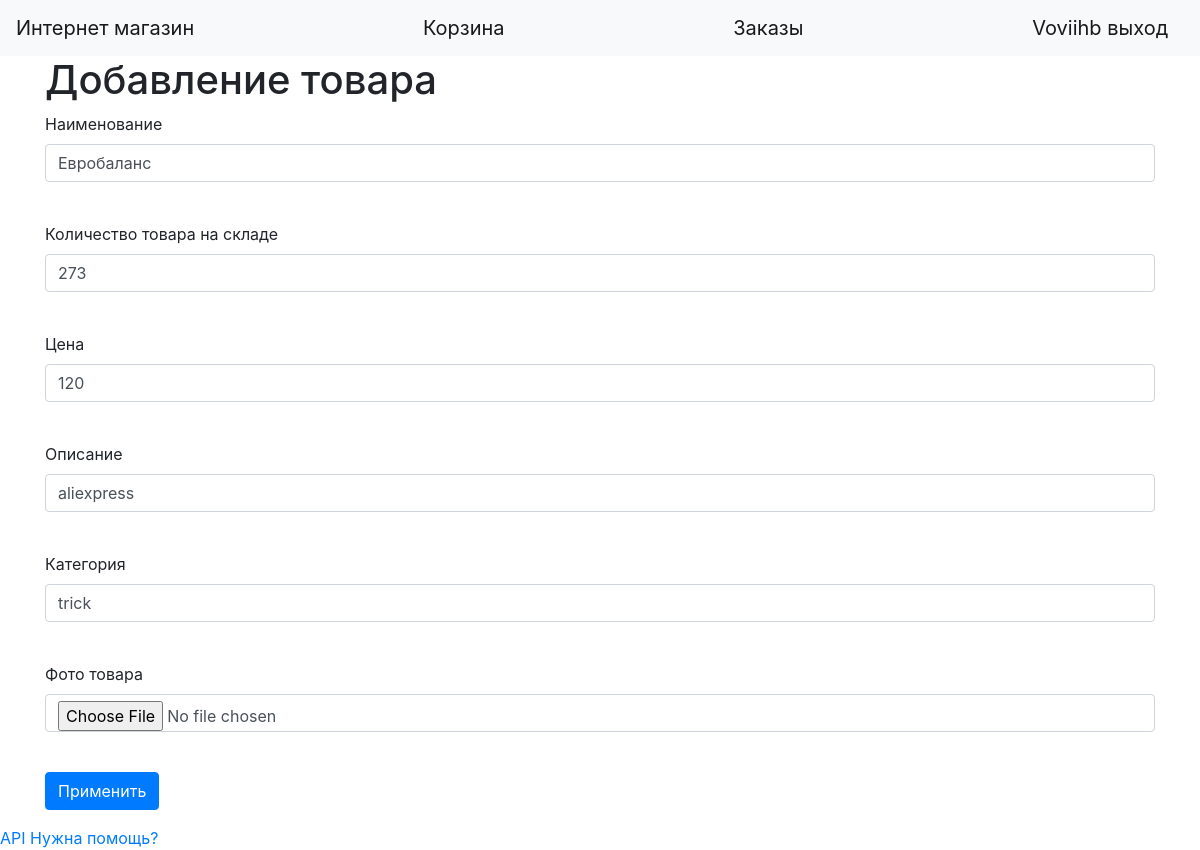
The app's page /edit_product/1 (signed in), older data.
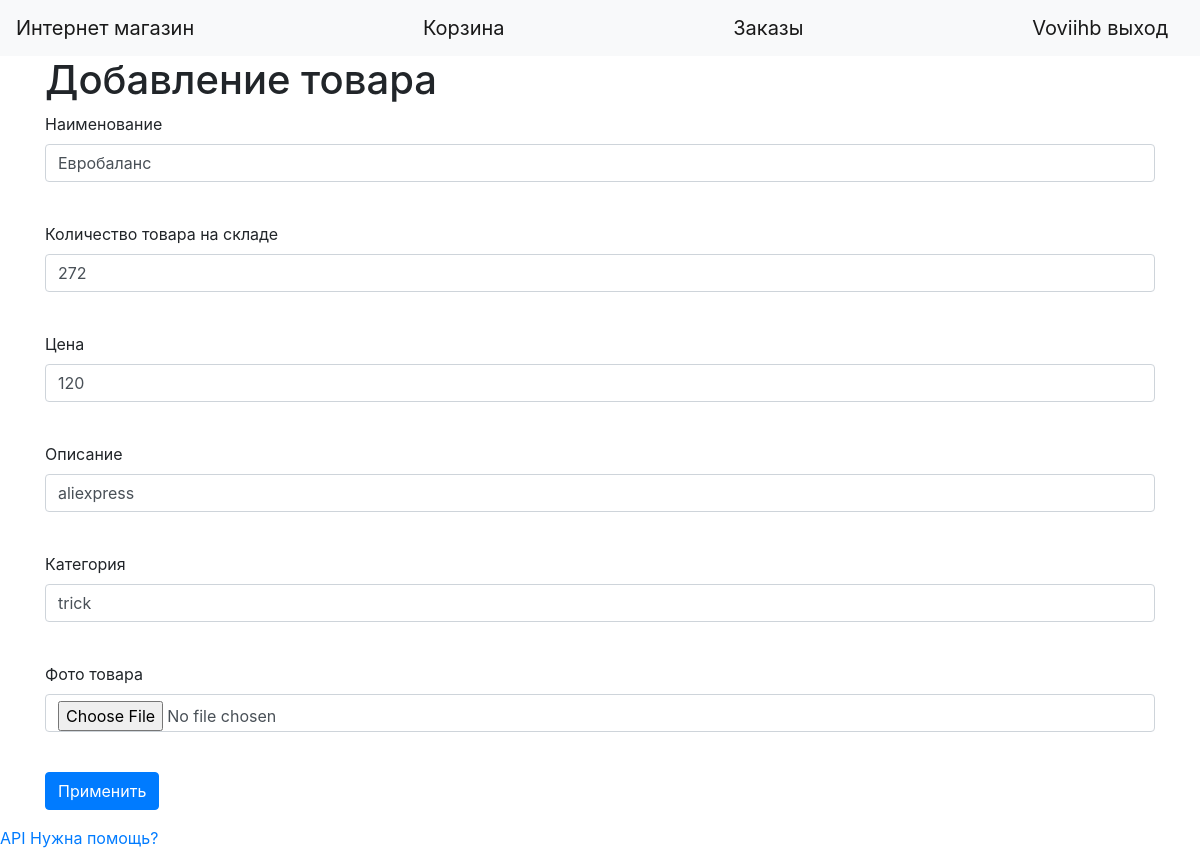
The same page, newer data.
### data/products.py (models this page shows, shortened)
class Products(SqlAlchemyBase, SerializerMixin):
    __tablename__ = 'products'
    id = sqlalchemy.Column(sqlalchemy.Integer, primary_key=True, autoincrement=True)
    title = sqlalchemy.Column(sqlalchemy.String, nullable=True)
    quantity = sqlalchemy.Column(sqlalchemy.Integer, nullable=True)
    price = sqlalchemy.Column(sqlalchemy.Integer, nullable=True)
    description = sqlalchemy.Column(sqlalchemy.String, nullable=True)
    category = sqlalchemy.Column(sqlalchemy.String, nullable=True)
    photo_path = sqlalchemy.Column(sqlalchemy.String, nullable=True)
    user_id = sqlalchemy.Column(sqlalchemy.Integer, sqlalchemy.ForeignKey("users.id"))
    user = orm.relationship('User', foreign_keys="Products.user_id", backref="products")

### main.py (the view, shortened to what this page needs)
@app.route('/edit_product/<int:id>', methods=['GET', 'POST'])
@login_required
def edit_product(id):
    form = ProductsForm()
    if request.method == "GET":
        db_sess = db_session.create_session()
        products = db_sess.query(Products).filter((Products.id == id),
                                                  ((Products.user == current_user) | (
                                                          current_user.id in super_admins_ids))).first()
        if products:
            form.title.data = products.title
            form.quantity.data = products.quantity
            form.price.data = products.price
            form.description.data = products.description
            form.category.data = products.category
        else:
            abort(404)
    return render_template('products.html', title='Редактирование товара', form=form)

### forms/product.py
class ProductsForm(FlaskForm):
    title = StringField("Наименование", validators=[DataRequired()])
    quantity = IntegerField("Количество товара на складе", validators=[DataRequired()])
    price = IntegerField("Цена", validators=[DataRequired()])
    description = StringField("Описание", validators=[DataRequired()])
    category = StringField("Категория")
    photo = FileField("Фото товара")
    submit = SubmitField('Применить')

### data/db_session.py (called while the page is built)
def create_session() -> Session:
    global __factory
    return __factory()

### main.py (called while the page is built)
@login_manager.user_loader
def load_user(user_id):
    db_sess = db_session.create_session()
    return db_sess.query(User).get(user_id)

### templates/products.html (shortened to what this page needs)
{% extends "base.html" %}
{% block content %}
    <h1>Добавление товара</h1>
    <form action="" method="post" enctype="multipart/form-data">
        <p>
            {{ form.title.label }}<br>
            {{ form.title(class="form-control") }}<br>
        </p>
        <p>
            {{ form.quantity.label }}<br>
            {{ form.quantity(class="form-control") }}<br>
        </p>
        <p>
            {{ form.price.label }}<br>
            {{ form.price(class="form-control") }}<br>
        </p>
        <p>
            {{ form.description.label }}<br>
            {{ form.description(class="form-control") }}<br>
        </p>
        <p>
            {{ form.category.label }}<br>
            {{ form.category(class="form-control") }}<br>
        </p>
        <p>
            {{ form.photo.label }}<br>
            {{ form.photo(class="form-control") }}<br>
        </p>
        <p>{{ form.submit(type="submit", class="btn btn-primary") }}</p>
    </form>
{% endblock %}

Row changes from the older to the newer data that the page shows:
changed Products "Евробаланс": quantity "273" → "272"
